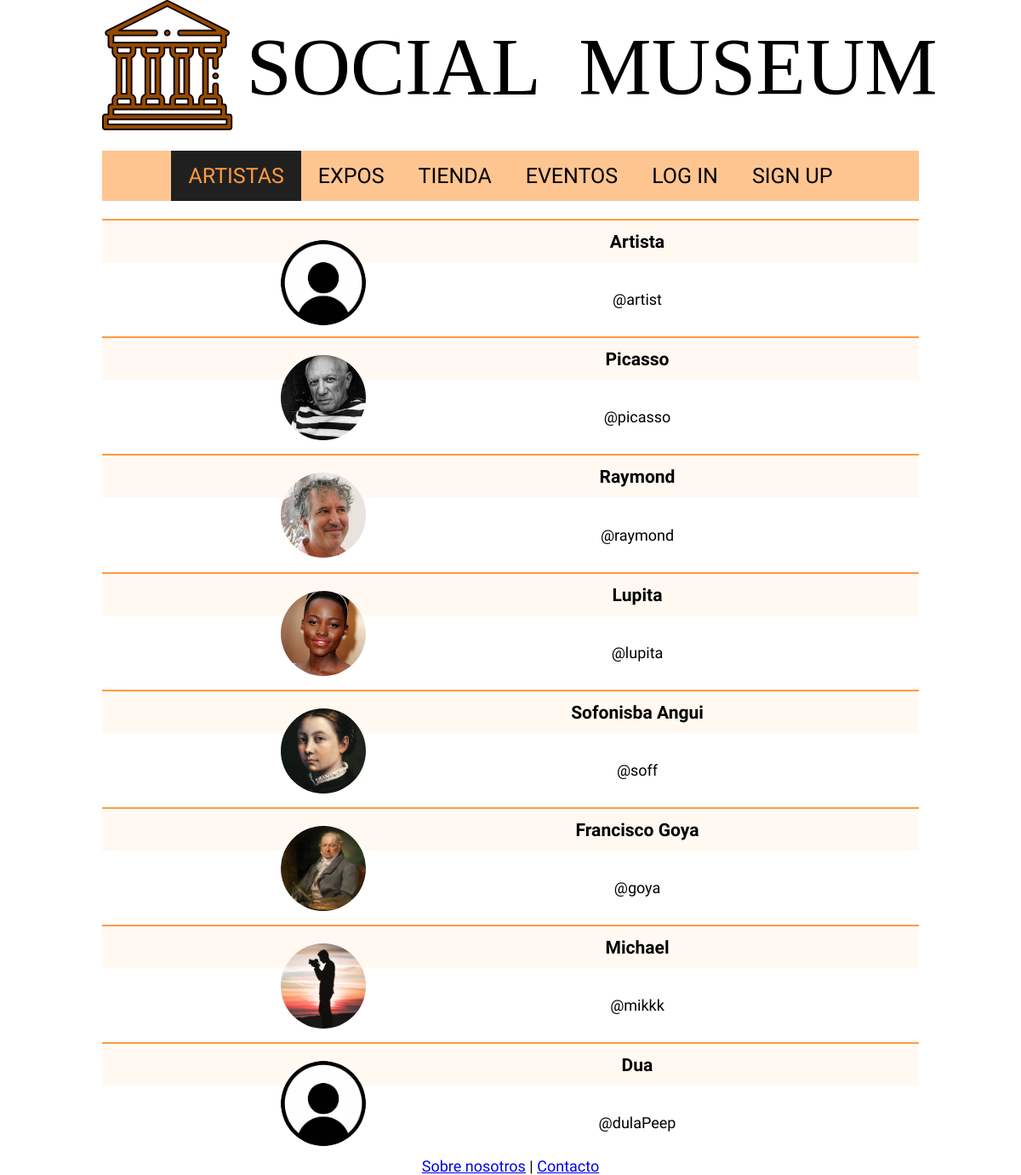
/artistas.php, run on the app's committed database.
### tables this page shows
CREATE TABLE `usuarios` (
  `id` int(11) NOT NULL,
  `nick` varchar(40) NOT NULL,
  `nombre` varchar(15) NOT NULL,
  `password` varchar(255) NOT NULL,
  `rol` varchar(10) NOT NULL,
  `premium` tinyint(1) NOT NULL DEFAULT 0,
  `avatar` tinyint(1) NOT NULL DEFAULT 0
);

### includes/config.php (called while the page is built, shortened)
<?php
spl_autoload_register(function ($class) {
    $prefix = 'es\\ucm\\fdi\\aw\\';
    $base_dir = __DIR__ . '/';
    $len = strlen($prefix);
    $relative_class = substr($class, $len);
    $file = $base_dir . str_replace('\\', '/', $relative_class) . '.php';
});

### includes/Usuario.php (called while the page is built, shortened)
<?php
class Usuario
{
	private $id;
    private $nombre;
	 private function __construct($nick, $nombre, $password, $rol, $premium)
    {
        $this->nombre = $nombre;
    }
	public function id(){return $this->id;}
	public function nombre(){return $this->nombre;}
	public static function buscaUsuario($nick)
    {
        $app = Aplicacion::getInstance();
        $conn = $app->conexionBd();
        $query = sprintf("SELECT * FROM Usuarios U WHERE U.nick = '%s'", $conn->real_escape_string($nick));
        $rs = $conn->query($query);
        $result = false;
        if ($rs) {
            if ( $rs->num_rows == 1) {
                $fila = $rs->fetch_assoc();
                $user = new Usuario($fila['nick'], $fila['nombre'], $fila['password'], $fila['rol'], $fila['premium']);
                $user->avatar = $fila['avatar'];
				$user->id = $fila['id'];
                $result = $user;
            }
        } else {
            echo "Error al consultar en la BD: (" . $conn->errno . ") " . utf8_encode($conn->error);
            exit();
        }
        return $result;
    }
	public static function todosArtistas(){
        $query = sprintf("SELECT nick FROM Usuarios WHERE rol = 'artist'");
        $artistas = self:: consulta($query);
		return $artistas;
	}
	private static function consulta($query){
		$app = Aplicacion::getInstance();
        $conn = $app->conexionBd();
        $rs = $conn->prepare($query);
        $rs->execute();
		return $rs->get_result();
	}
}

### includes/MostradorArtistas.php (the view, shortened to what this page needs)
<?php
class MostradorArtistas{
    public function muestra(){
		$artistas = Usuario::todosArtistas();
        $filas = $artistas->num_rows;
        $html = "";
        if($filas == 0){
            $html = <<<EOF
                <p> ¡No hay artistas! </p>
            EOF;
        }
        else{
            foreach($artistas as $artista){
                $nick = $artista['nick'] ?? null;
                $artista = self::muestraArtista($nick);
                $html .= <<<EOF
                <a href="perfilArtista.php?artist=$nick">$artista</a>
             EOF;
                }
            }
            return $html;
        }
	public function muestraArtista($nick){
		$artista = Usuario::buscaUsuario($nick);
		$path = "img/avatares/".$artista->id().".jpg";
        if(!file_exists($path)){
            $path = "img/avatares/no_avatar.jpg";
        }
        $nombre = $artista->nombre();
        $html = "";
        $html .= <<<EOF
            <img id="avatar" src=$path>
            <h3>$nombre</h3>
            <p>@$nick </p>
            EOF;
        return $html;
	}
}
?>

### artistas.php (shortened to what this page needs)
<?php
require_once __DIR__.'/includes/config.php';
$menuArtistas ="active";
$menuExpos = "";
$menuTienda = "";
$menuEventos = "";
$mostrador = new es\ucm\fdi\aw\MostradorArtistas();
$htmlMostradorArtistas = $mostrador->muestra();
$contenidoPrincipal=<<<EOS
<div class = "tarjetasArtistas">
$htmlMostradorArtistas
</div>
EOS;
require __DIR__.'/includes/plantillas/layout1.php';

### includes/plantillas/layout1.php (shortened to what this page needs)
<?php
    require_once __DIR__.'/../config.php';
?>
<!DOCTYPE html>
<html>
<head>
	<link rel="stylesheet" type="text/css" href="<?= 'css/estilo.css' ?>" />
</head>
<body>
	<?php
    require("includes/comun/header.php");
	?>
	<main>
            <?= $contenidoPrincipal ?>
	</main>
	<?php
	require("includes/comun/footer.php");
	?>
</body>
</html>

### includes/comun/header.php (shortened to what this page needs)
<header>
	<div id ="logo">
		<a href="index.php">
			<img id= "logoSVG" src="img/logo.svg" alt="Social Museum Logo" />
		</a>
	</div>
	<nav id="menu-principal">
		<a href="artistas.php" class = <?= $menuArtistas ?> >Artistas</a>
		<a href="expos.php?momento=presente" class = <?= $menuExpos ?> >Expos</a>
		<a href="tienda.php" class = <?= $menuTienda ?> >Tienda</a>
		<a href="eventos.php?tipo=expo" class = <?= $menuEventos ?> >Eventos</a>
		<?php if(isset($_SESSION['login']) && $_SESSION['login']) : ?>
			<a href="cuenta.php" class = <?= $menuCuenta ?> >Cuenta</a>
		<?php else : ?>
			<a href="login.php"> Log In </a>
			<a href="signup.php"> Sign Up </a>
		<?php endif; ?>
	</nav>
</header>

### includes/comun/footer.php
<!DOCTYPE html>
<html>
<footer>
	<nav id="pie">
			<a href="sobre_nosotros.php">Sobre nosotros</a>
			<span class="separador">|</span> <a href="contacto.php">Contacto</a>
	</nav>
</footer>
<html>

### css/estilo.css (style rules this page uses)
html { overflow-y:scroll; }
body { margin:0 auto; padding:0; font-size:18px; font-family: 'Oswald', sans-serif, "Times New Roman", Times, serif; color:#000000; width: 960px; }
#logo { text-align: center; }
#menu-principal { background-color:#ffc591; margin-top:20px; display: flex; flex-direction: row; justify-content: center; }
#menu-principal a, #menu-principal a:hover { -webkit-transition: all .5s ease-in-out; }
#menu-principal a { font-size:25px; color: #000000; text-align: center; padding: 15px 20px; text-decoration: none; text-transform: uppercase; }
#menu-principal a.active { background-color:#202020; color:#ff9a40; }
#avatar { width: 100px; height: 100px; border-radius: 50%; object-fit: cover; }
main { margin-top:15px; text-align: center; }
footer { margin-top:5px; text-align: center; bottom: 0; }
.tarjetasArtistas a { color: #000000; text-decoration: none; }
.tarjetasArtistas a h3, .tarjetasArtistas a p { padding: 12px; }
.tarjetasArtistas a h3 { border-top: #ff9a40 2px solid; background-color:#fff9f2; }
.tarjetasArtistas img#avatar { margin-top: 25px; margin-left: 210px; float: left; }
.tarjetasArtistas a h3, .tarjetasArtistas a h3:hover { -webkit-transition: all .5s ease-in-out; }

### data on the page
usuarios: nombre "Artista", nick "artist"
usuarios: shows a picture, nombre "Picasso", nick "picasso"
usuarios: shows a picture, nombre "Raymond", nick "raymond"
usuarios: shows a picture, nombre "Lupita", nick "lupita"
usuarios: shows a picture, nombre "Sofonisba Angui", nick "soff"
usuarios: shows a picture, nombre "Francisco Goya", nick "goya"
usuarios: shows a picture, nombre "Michael", nick "mikkk"
usuarios: nombre "Dua", nick "dulaPeep"
